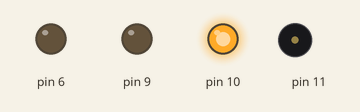
Bench run of a sketch on a simulated Arduino Uno, built with avr-gcc and run on an emulated ATmega328P. On the bench: output pins drawn as LEDs (lit = HIGH), buzzer (waves = sounding).

Above: at 0.1 s.
At 2.1 s:
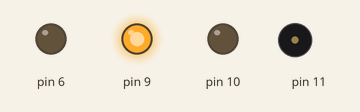
At 4.1 s:
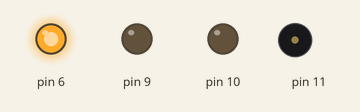
At 20.87 s:
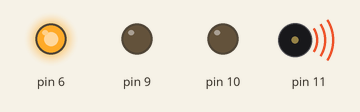
At 39.88 s:
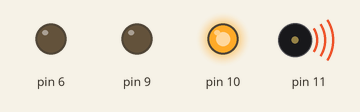
Timing chart, 0 to 40.0 s (numbered marks = the images above):
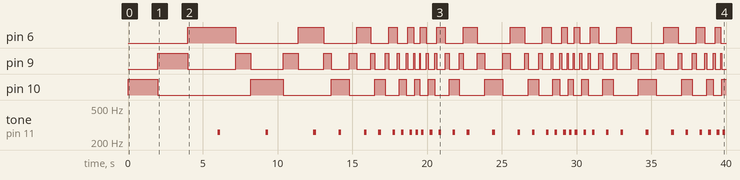

Measured:
- by itself, pin 6: LOW → HIGH at 4.0 s, → LOW 3.2 s later, → HIGH 4.2 s later, → LOW 1.7 s later, … (34 changes in this stretch)
- by itself, pin 9: LOW → HIGH at 2.0 s, → LOW 2.0 s later, → HIGH 3.2 s later, → LOW 1.0 s later, … (68 changes in this stretch)
- by itself, pin 10: LOW → HIGH at 0.00 s, → LOW 2.0 s later, → HIGH 6.2 s later, → LOW 2.2 s later, … (35 changes in this stretch)
- by itself, tone on pin 11: plays 260 Hz for 0.18 s, 260 Hz for 0.18 s, 260 Hz for 0.18 s, 260 Hz for 0.18 s, 260 Hz for 0.18 s, 260 Hz for 0.18 s … (34 notes in this stretch)

The sketch:

ghost_rider_song.ino
```cpp
// This program takes 3 different lights and lights them in
// ascending order based on the time delay.
// They strobe back and forth. Once the light "reaches"
// a side, they will play a song

// global variables
float delayTime;
float modifier;

/*
* Need to define:
* 1. Delay time - how much time each light will take to show each other.
* 2. The dynamic multiplier for the delay time.
* 3. Set the pins 10, 9, and 6 to LED. Set pin 11 to Buzzer.
*/
void setup()
{
  delayTime = 2000;
  modifier = 0.5;
  pinMode( 10 , OUTPUT);
  pinMode( 9, OUTPUT );
  pinMode( 6, OUTPUT);
  pinMode( 11, OUTPUT);
}

// pin 6
void light1()
{
  digitalWrite( 10 , HIGH );
  digitalWrite( 9, LOW);
  digitalWrite( 6, LOW);
}

// pin 9
void light2()
{
  digitalWrite( 10 , LOW );
  digitalWrite( 9, HIGH);
  digitalWrite( 6, LOW);
}

// pin 10
void light3()
{
  digitalWrite( 10 , LOW );
  digitalWrite( 9, LOW);
  digitalWrite( 6, HIGH);
}

void adjust()
{
  if(delayTime <= 75) {
    modifier = 2;
  } else if(delayTime >= 500) {
    modifier = 0.5;
  }
  delayTime = delayTime * modifier;
}

// Simply meant to play the tune for a little bit.
// pin 11
void playSong()
{
  tone(11, 260, 175);
  delay(200);
}

// The main of the program. Plays lights
// 1,2,3 and buzzer tune when the light reaches
// 1 and 3.
void loop()
{

  light1();
  delay( delayTime );

  light2();
  delay( delayTime );

  light3();
  delay( delayTime );

  playSong();

  adjust();

  light3();
  delay( delayTime );

  light2();
  delay( delayTime );

  light1();
  delay( delayTime );

  playSong();
}
```
